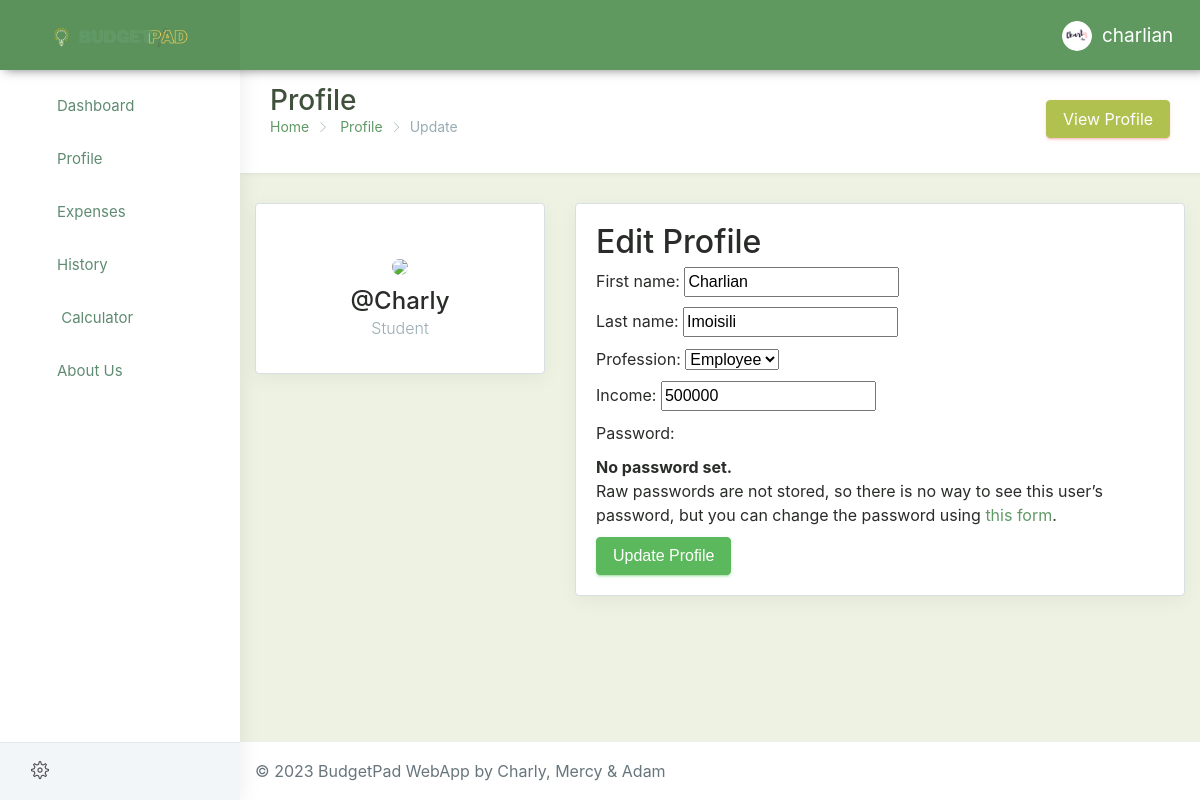
Page /profile_edit/ (signed in) on the committed database.
### budgetpad/models.py (models this page shows, shortened)
class UserProfile(models.Model):
    user = models.OneToOneField(User, on_delete=models.CASCADE)
    profession = models.CharField(max_length=10,
                                  choices=PROFESSION_CHOICES)
    income = models.BigIntegerField(null=True, blank=True)
    profile_completed = models.BooleanField(default=False)
    first_name = models.CharField(max_length=30)  # Add first_name field
    last_name = models.CharField(max_length=30)   # Add last_name field

### budgetpad/views.py (the view)
# urls.py: path('profile_edit/', views.profile_edit, name='profile_edit'),
def profile_edit(request):
    user = request.user
    form = UserProfileForm(instance=user.userprofile)
    return render(request,
                  'budgetpad/profile_update.html', {'form': form})

### budgetpad/forms.py
class UserProfileForm(UserChangeForm):
    profession = forms.ChoiceField(choices=PROFESSION_CHOICES)
    income = forms.DecimalField(max_digits=10, decimal_places=2)
    class Meta:
        model = UserProfile
        fields = ['first_name', 'last_name', 'profession', 'income']

### budgetpad/templates/budgetpad/profile_update.html (shortened to what this page needs)
{% extends 'base.html' %} {% load static %} {% block content %}
<div class="row page-titles">
  <div class="col-md-5 col-8 align-self-center">
    <h3 class="text-themecolor m-b-0 m-t-0">Profile</h3>
    <ol class="breadcrumb">
      <li class="breadcrumb-item">
        <a href="javascript:void(0)">Home</a>
      </li>
      <li class="breadcrumb-item">
        <a href="{% url 'profile' %}">Profile</a>
      </li>
      <li class="breadcrumb-item active">Update</li>
    </ol>
  </div>
  <div class="col-md-7 col-4 align-self-center">
    <a
      href="{% url 'profile' %}"
      class="btn waves-effect waves-light btn-danger pull-right hidden-sm-down"
      >View Profile</a
    >
  </div>
</div>
<div class="row">
  <div class="col-lg-4 col-xlg-3 col-md-5">
    <div class="card">
      <div class="card-block">
        <center class="m-t-30">
          <img
            src="{% static '/images/users/MyProfile.JPG' %}"
            class="img-circle"
            width="150"
          />
          <h4 class="card-title m-t-10">@Charly</h4>
          <h6 class="card-subtitle">Student</h6>
        </center>
      </div>
    </div>
  </div>
  <div class="col-lg-8 col-xlg-9 col-md-7">
    <div class="card">
      <div class="card-block">
        <h2>Edit Profile</h2>
        <form
          class="form-horizontal form-material"
          method="POST"
          action="{% url 'profile_update' %}"
          id="update-form"
        >
          {% csrf_token %} {{form.as_p }}
          <button type="submit" onclick="submitForm()" class="btn btn-success">
            Update Profile
          </button>
        </form>
      </div>
    </div>
  </div>
</div>
{% endblock %}

### budgetpad/templates/base.html (shortened to what this page needs)
{% load static %}
<!DOCTYPE html>
<html>
  <head>
    <link
      href="{% static '/images/logo/favicon.ico' %}"
      rel="stylesheet"
      media="screen"
    />
    <link
      href="{% static '/styles/style.css' %}"
      rel="stylesheet"
      type="text/css"
      media="screen"
    />
    <link
      href="{% static '/styles/green.css' %}"
      rel="stylesheet"
      type="text/css"
      media="screen"
    />
    <link
      href="{% static '/assets/plugins/bootstrap/css/bootstrap.min.css' %}"
      rel="stylesheet"
    />
    <link
      href="{% static '/assets/plugins/c3-master/c3.min.css' %}"
      rel="stylesheet"
    />
  </head>
  <body class="fix-header fix-sidebar card-no-border">
    <div id="main-wrapper">
      <header class="topbar">
        <nav class="navbar top-navbar navbar-toggleable-sm navbar-light">
          <div class="navbar-header">
            <a class="navbar-brand" href="dashboard.html">
              <b>
                <img
                  src="{% static 'images/logo/apple-touch-icon.png' %}"
                  alt="dashboard"
                  class="light-logo"
                />
              </b>
              <span>
                <img
                  src="{% static 'images/logo/apple-touch-logo.png' %}"
                  class="light-logo"
                  alt="homepage"
              /></span>
            </a>
          </div>
          <div class="navbar-collapse">
            <ul class="navbar-nav my-lg-0">
              <li class="nav-item dropdown">
                <a
                  class="nav-link dropdown-toggle text-muted waves-effect waves-dark"
                  href="{% url 'profile' %}"
                  ><img
                    src="{% static '/images/users/CharlY-modified (Custom).png' %}"
                    alt="user"
                    class="profile-pic m-r-10"
                  />{{ user.username }}</a
                >
              </li>
            </ul>
          </div>
        </nav>
      </header>
      <aside class="left-sidebar">
        <div class="scroll-sidebar">
          <nav class="sidebar-nav">
            <ul id="sidebarnav">
              <li>
                <a
                  class="waves-effect waves-dark"
                  href="{% url 'dashboard' %}"
                  aria-expanded="false"
                  ><i class="mdi mdi-gauge"></i
                  ><span class="hide-menu">Dashboard</span></a
                >
              </li>
              <li>
                <a
                  class="waves-effect waves-dark"
                  href="{% url 'profile' %}"
                  aria-expanded="false"
                  ><i class="mdi mdi-account-check"></i
                  ><span class="hide-menu">Profile</span></a
                >
              </li>
              <li>
                <a
                  class="waves-effect waves-dark"
                  href="{% url 'expenses' %}"
                  aria-expanded="false"
                  ><i class="mdi mdi-cash-usd"></i
                  ><span class="hide-menu">Expenses</span></a
                >
              </li>
              <li>
                <a
                  class="waves-effect waves-dark"
                  href="{% url 'expenses_history' %}"
                  aria-expanded="false"
                  ><i class="mdi mdi-calendar"></i
                  ><span class="hide-menu">History</span></a
                >
              </li>
              <li>
                <a
                  class="waves-effect waves-dark"
                  href="{% url 'calculator' %}"
                  aria-expanded="false"
                  ><i class="mdi mdi-calculator"></i
                  ><span class="hide-menu"> Calculator</span></a
                >
              </li>
              <li>
                <a
                  class="waves-effect waves-dark"
                  href="{% url 'info' %}"
                  aria-expanded="false"
                  ><i class="mdi mdi-book-open-variant"></i
                  ><span class="hide-menu">About Us</span></a
                >
              </li>
            </ul>
          </nav>
        </div>
        <div class="sidebar-footer">
          <a href="" class="link" data-toggle="tooltip" title="Settings"
            ><i class="ti-settings"></i
          ></a>
          <a
            href="{% url 'handleLogout' %}"
            class="link"
            data-toggle="tooltip"
            title="Logout"
            ><i class="mdi mdi-power"></i
          ></a>
        </div>
      </aside>
      <div class="page-wrapper">
        <div class="container-fluid">
          {% block content %} {% endblock %}
        </div>
        <footer class="footer">
          © 2023 BudgetPad WebApp by Charly, Mercy & Adam
        </footer>
      </div>
    </div>
  </body>
</html>

### budgetpad/static/styles/green.css (style rules this page uses)
.topbar { background: #609960; }
.topbar .navbar-header { background: rgba(0, 0, 0, 0.05); }
.topbar .top-navbar .navbar-header .navbar-brand .light-logo { display: inline-block; color: rgba(255, 255, 255, 0.8); }
.topbar .navbar-light .navbar-nav .nav-item > a.nav-link { color: #ffffff !important; }
.text-themecolor { color: #40513b !important; }
.sidebar-nav { background: #fff; }
.sidebar-nav ul li a { color: #608b71; }
.sidebar-nav > ul > li > a i { color: #99b4a1; }

### rows in the picture
UserProfile: first_name "Charlian", last_name "Imoisili", profession "Employee", income "500000"

### other values in the picture
{{ user.username }} "charlian"
